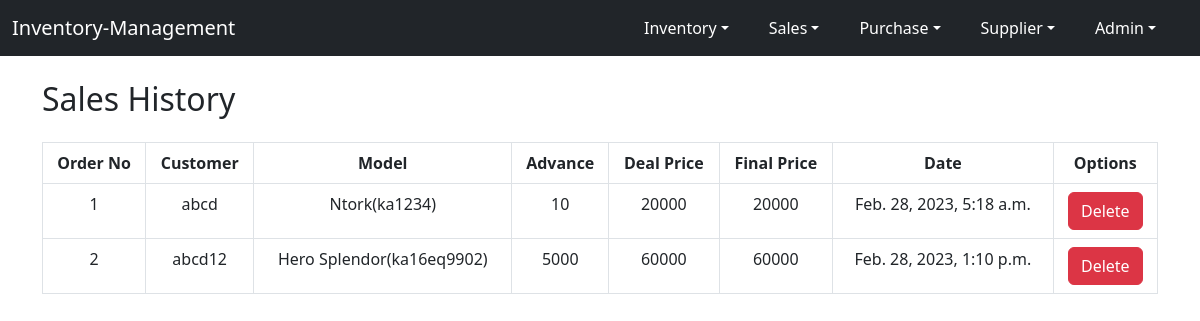
Page /sales/sales-history/ (signed in) on the committed database.
### sales/models.py (models this page shows, shortened)
class SalesModel(models.Model):
    order_no = models.IntegerField(primary_key=True)
    customer = models.ForeignKey(CustomerModel, on_delete=models.CASCADE)
    stock = models.ForeignKey(NewStockModel, on_delete=models.CASCADE, default=None)
    advance = models.IntegerField()
    deal_price = models.IntegerField()
    final_price = models.IntegerField()
    date = models.DateTimeField(auto_now=True)
    delivered = models.BooleanField(default=True)
    test_drive_taken = models.BooleanField(default=True)

class CustomerModel(models.Model):
    customer = models.CharField(max_length=100)
    contact = models.IntegerField()
    def __str__(self):
        return self.customer

### purchase/models.py (models this page shows)
class NewStockModel(models.Model):
    order_no = models.IntegerField(primary_key=True)
    sku = models.ForeignKey(InventoryModel, on_delete=models.CASCADE)
    supplier = models.ForeignKey(SupplierModel, on_delete=models.CASCADE)
    quantity = models.IntegerField(default=1)
    number = models.CharField(max_length=100)
    chassis_number = models.CharField(max_length=100)
    engine_number = models.CharField(max_length=100)
    purchase_price = models.IntegerField()
    sale_price = models.IntegerField()
    date = models.DateTimeField(auto_now=True)
    registration_date = models.DateField(default=None)
    manufacturing_date = models.DateField(default=None)
    sold = models.BooleanField(default=False)
    noc = models.BooleanField(default=False, null=True)
    noc_date = models.DateField(default=None, null=True)
    def __str__(self):
        return "{}({})".format(self.sku.name, self.number)

### inventory/models.py (models this page shows, shortened)
class InventoryModel(models.Model):
    name = models.CharField(max_length=100)
    type = models.CharField(
        max_length = 20,
        choices = PRODUCT_TYPE,
        default = '2_WHEELER'
    )
    available_quantity = models.SmallIntegerField(default=0)

### sales/views.py (the view)
# urls.py: path('sales-history/', views.sales_history, name='sales-history'),
@login_required
def sales_history(request):
    model = SalesModel.objects.all()
    return render(request, 'sales/sales_history.html', {
        'model': model
    })

### sales/templates/sales/sales_history.html (shortened to what this page needs)
{% extends 'base.html' %}
{% block content %}
    <div class='container'>
        <h2 class='mt-4'>Sales History</h2>
        <table class="table mt-4 table-bordered text-center">
            <thead>
              <tr>
                <th scope="col">Order No</th>
                <th scope="col">Customer</th>
                <th scope="col">Model</th>
                <th scope="col">Advance</th>
                <th scope="col">Deal Price</th>
                <th scope="col">Final Price</th>
                <th scope="col">Date</th>
                <th scope="col">Options</th>
              </tr>
            </thead>
            <tbody>
                {% for row in model %}
                    <tr>
                        <td>{{ row.order_no }}</td>
                        <td>{{ row.customer }}</td>
                        <td>{{ row.stock }}</td>
                        <td>{{ row.advance }}</td>
                        <td>{{ row.deal_price }}</td>
                        <td>{{ row.final_price }}</td>
                        <td>{{ row.date }}</td>
                        <td><a class='btn btn-danger' href={% url 'delete-sale' row.order_no %}>Delete</a></td>
                    </tr>
                {% endfor %}
            </tbody>
          </table>
    </div>
{% endblock %}

### templates/base.html (shortened to what this page needs)
<!DOCTYPE html>
<html lang="en">
<head>
    <link href="https://cdn.jsdelivr.net/npm/bootstrap@5.2.0-beta1/dist/css/bootstrap.min.css" rel="stylesheet">
</head>
<body>
    <nav class="navbar navbar-expand-lg navbar-dark bg-dark">
        <div class="container-fluid">
            {% if not user.is_authenticated %}
                <a class="navbar-brand" href="{% url 'sign-in' %}">
                    Inventory-Management
                </a>
            {% else %}
                <a class="navbar-brand" href="{% url 'index' %}">
                    Inventory-Management
                </a>
            {% endif %}
            <ul class="nav justify-content-end ">
                {% if not user.is_authenticated %}
                    <li class="nav-item">
                        <a class="nav-link text-white" href="{% url 'sign-up' %}">Sign Up</a>
                    </li>
                 {% else %}
                    <div class="collapse navbar-collapse" id="navbarNavDarkDropdown">
                        <ul class="navbar-nav">
                            <li class="nav-item dropdown me-4">
                                <a class="nav-link text-white dropdown-toggle" href="{% url 'index' %} id="navbarDarkDropdownMenuLink" role="button" data-bs-toggle="dropdown" aria-expanded="false"">Inventory</a>
                            </li>
                            <li class="nav-item dropdown me-4">
                                <a class="nav-link text-white dropdown-toggle" href="{% url 'index' %} id="navbarDarkDropdownMenuLink" role="button" data-bs-toggle="dropdown" aria-expanded="false"">Sales</a>
                            </li>
                            <li class="nav-item dropdown me-4">
                                <a class="nav-link text-white dropdown-toggle" href="#" id="navbarDarkDropdownMenuLink" role="button" data-bs-toggle="dropdown" aria-expanded="false">Purchase</a>
                            </li>
                            <li class="nav-item dropdown me-4">
                                <a class="nav-link text-white dropdown-toggle" href="#" id="navbarDarkDropdownMenuLink" role="button" data-bs-toggle="dropdown" aria-expanded="false">Supplier</a>
                            </li>
                            <li class="nav-item dropdown me-4">
                                <a class="nav-link text-white dropdown-toggle" href="#" id="navbarDarkDropdownMenuLink" role="button" data-bs-toggle="dropdown" aria-expanded="false">{{user.username|capfirst}}</a>
                            </li>
                        </ul>
                    </div>
                {% endif %}
            </ul>
        </div>
    </nav>
    {% block content %}
    {% endblock %}
</body>
</html>

### rows in the picture
SalesModel: order_no "1", customer "abcd", stock "Ntork(ka1234)", advance "10", deal_price "20000", final_price "20000", date "Feb. 28, 2023, 5:18 a.m."
SalesModel: order_no "2", customer "abcd12", stock "Hero Splendor(ka16eq9902)", advance "5000", deal_price "60000", final_price "60000", date "Feb. 28, 2023, 1:10 p.m."

### other values in the picture
{{ user.username|capfirst }} "Admin"
